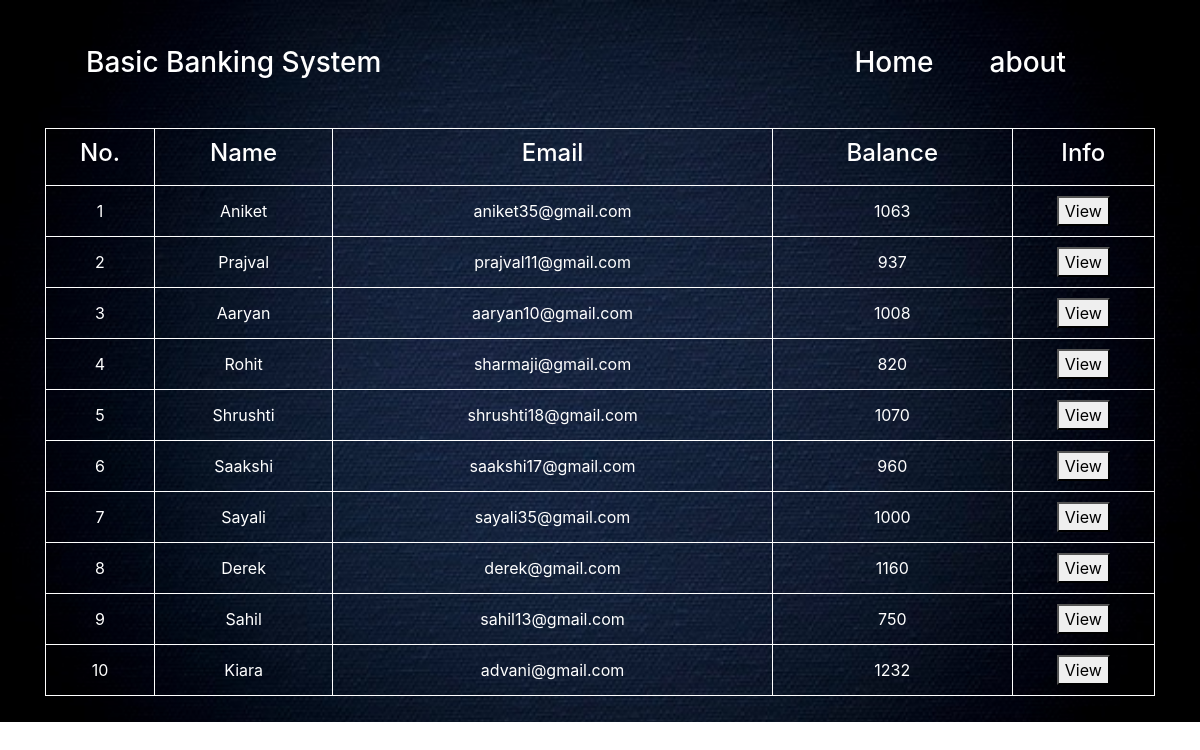
/details.php, run on the app's committed database.
### tables this page shows
CREATE TABLE `users` (
  `name` varchar(50) NOT NULL,
  `email` varchar(50) NOT NULL,
  `amount` double DEFAULT NULL
);

### details.php (the view, shortened to what this page needs)
<?php
$con=mysqli_connect('localhost','root','','banking_system');
$q="select * from users ";
$result=mysqli_query($con,$q);
?>
<!DOCTYPE html>
<html>
<head>
 <?php
include "includes/links.php";
  ?>
</head>
<body>
<div id="bg_img2">
   <nav class="navbar navbar-expand-md navbar-dark">
    <div class="container-fluid" style="padding-left: 70px; padding-right: 70px; padding-top: 30px;">
        <a class="navbar-brand" href="#"><h3>Basic Banking System</h3></a>
        <div class="collapse navbar-collapse" id="navbarSupportedContent">
          <ul class="navbar-nav ml-auto">
            <li class="nav-item active" style="padding-right: 40px;";>
            <a class="nav-link" href="index.php"><h3>Home</h3> <span class="sr-only">(current)</span></a>
            </li>
            <li class="nav-item active" style="padding-right: 40px;">
            <a class="nav-link" href="about.php"><h3>about</h3></a>
            </li>
          </ul>
    </div>
   </nav>
<br>
   <div class="container">
         <table>
  <tr>
    <th><h4 class="text-white">No.</h4></th>
    <th><h4 class="text-white">Name</h4></th>
    <th><h4 class="text-white">Email</h4></th>
    <th><h4 class="text-white">Balance</h4></th>
    <th><h4 class="text-white">Info</h4></th>
  </tr>
<tr>
      <?php
        $row=mysqli_fetch_array($result);
      ?>
      <td> 1</td>
      <td><?php echo  $row["name"]; ?></td>
      <td><?php echo  $row["email"]; ?></td>
      <td><?php echo  $row["amount"]; ?></td>
      <td>
        <form action="user.php" method="post"  class="view">
          <button class="button1" type="submit" name="name" value="Aniket">View</button>
        </form>
      </td>
    </tr>
    <tr>
      <?php
        $row=mysqli_fetch_array($result);
      ?>
      <td> 2</td>
      <td><?php echo  $row["name"]; ?></td>
      <td><?php echo  $row["email"]; ?></td>
      <td><?php echo  $row["amount"]; ?></td>
      <td>
        <form action="user.php" method="post" class="view">
          <button class="button1" type="submit" name="name" value="Prajval">View</button>
        </form>
      </td>
    </tr>
        <tr>
      <?php
        $row=mysqli_fetch_array($result);
      ?>
      <td> 3</td>
      <td><?php echo  $row["name"]; ?></td>
      <td><?php echo  $row["email"]; ?></td>
      <td><?php echo  $row["amount"]; ?></td>
      <td>
        <form action="user.php" method="post" class="view">
          <button class="button1" type="submit" name="name" value="Aaryan">View</button>
        </form>
      </td>
    </tr>
        <tr>
      <?php
        $row=mysqli_fetch_array($result);
      ?>
      <td> 4</td>
      <td><?php echo  $row["name"]; ?></td>
      <td><?php echo  $row["email"]; ?></td>
      <td><?php echo  $row["amount"]; ?></td>
      <td>
        <form action="user.php" method="post" class="view">
          <button class="button1" type="submit" name="name" value="Rohit">View</button>
        </form>
      </td>
        </tr>
        <tr>
      <?php
        $row=mysqli_fetch_array($result);
      ?>
      <td> 5</td>
      <td><?php echo  $row["name"]; ?></td>
      <td><?php echo  $row["email"]; ?></td>
      <td><?php echo  $row["amount"]; ?></td>
      <td>
        <form action="user.php" method="post" class="view">
          <button class="button1" type="submit" name="name" value="Shrushti">View</button>
        </form>
      </td>
    </tr>
        <tr>
      <?php
        $row=mysqli_fetch_array($result);
      ?>
      <td> 6</td>
      <td><?php echo  $row["name"]; ?></td>
      <td><?php echo  $row["email"]; ?></td>
      <td><?php echo  $row["amount"]; ?></td>
      <td>
        <form action="user.php" method="post" class="view">
          <button class="button1" type="submit" name="name" value="Saakshi">View</button>
        </form>
      </td>
        </tr>
        <tr>
      <?php
        $row=mysqli_fetch_array($result);
      ?>
      <td> 7</td>
      <td><?php echo  $row["name"]; ?></td>
      <td><?php echo  $row["email"]; ?></td>
      <td><?php echo  $row["amount"]; ?></td>
      <td>
        <form action="user.php" method="post" class="view">
          <button class="button1"type="submit" name="name" value="Sayali">View</button>
        </form>
      </td>
    </tr>
        <tr>
      <?php
        $row=mysqli_fetch_array($result);
      ?>
      <td> 8</td>
      <td><?php echo  $row["name"]; ?></td>
      <td><?php echo  $row["email"]; ?></td>
      <td><?php echo  $row["amount"]; ?></td>
      <td>
        <form action="user.php" method="post" class="view">
          <button class="button1"type="submit" name="name" value="Derek">View</button>
        </form>
      </td>
    </tr>
        <tr>
      <?php
        $row=mysqli_fetch_array($result);
      ?>
      <td> 9</td>
      <td><?php echo  $row["name"]; ?></td>
      <td><?php echo  $row["email"]; ?></td>
      <td><?php echo  $row["amount"]; ?></td>
      <td>
        <form action="user.php" method="post" class="view">
          <button class="button1"type="submit" name="name" value="Sahil">View</button>
        </form>
      </td>
        </tr>
        <tr>
      <?php
        $row=mysqli_fetch_array($result);
      ?>
      <td> 10</td>
      <td><?php echo  $row["name"]; ?></td>
      <td><?php echo  $row["email"]; ?></td>
      <td><?php echo  $row["amount"]; ?></td>
      <td>
        <form action="user.php" method="post" class="view">
          <button class="button1"type="submit" name="name" value="Kiara">View</button>
        </form>
      </td>
    </tr>
</table>
   </div>
<br>
  </body>
</html>

### includes/links.php (shortened to what this page needs)
  <link rel="stylesheet" type="text/css" href="css/style.css">
<link rel="stylesheet" href="https://maxcdn.bootstrapcdn.com/bootstrap/4.5.2/css/bootstrap.min.css">

### details.php (style rules this page uses)
#bg_img2 { background-image: url('img/12.jpg'); background-size: cover; background-attachment: fixed; width: 100%; height: 722px; }
table, td, th { border: 1px solid white; text-align: center; color: white; padding-top: 10px; padding-bottom: 10px; }
table { width: 100%; border-collapse: collapse; }

### data on the page
users: name "Aniket", email "aniket35@gmail.com", amount "1063"
users: name "Prajval", email "prajval11@gmail.com", amount "937"
users: name "Aaryan", email "aaryan10@gmail.com", amount "1008"
users: name "Rohit", email "sharmaji@gmail.com", amount "820"
users: name "Shrushti", email "shrushti18@gmail.com", amount "1070"
users: name "Saakshi", email "saakshi17@gmail.com", amount "960"
users: name "Sayali", email "sayali35@gmail.com", amount "1000"
users: name "Derek", email "derek@gmail.com", amount "1160"
users: name "Sahil", email "sahil13@gmail.com", amount "750"
users: name "Kiara", email "advani@gmail.com", amount "1232"
